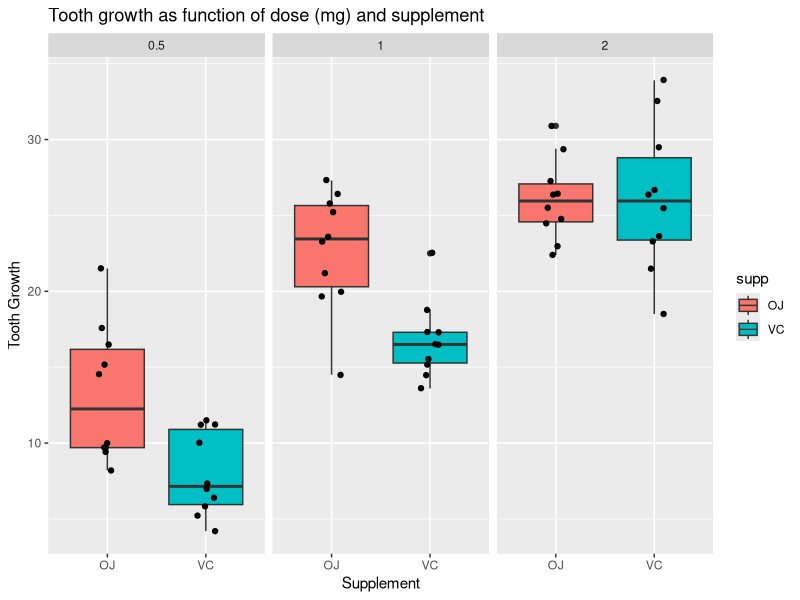

The R source for this figure:
## ---- chunk 1
data(ToothGrowth)
dim(ToothGrowth)
head(ToothGrowth)
## ---- chunk 2
summary(ToothGrowth)
## ---- chunk 3
table(ToothGrowth[,2:3])
## ---- chunk 4
library(ggplot2)

g <-  ggplot(ToothGrowth, aes(supp, len)) +
        geom_boxplot(aes(fill = supp)) + geom_jitter(width = 0.1) +
        facet_wrap(~ dose, nrow = 1, ncol = 3) +
        labs(title = "Tooth growth as function of dose (mg) and supplement") +
        labs(x = "Supplement", y ="Tooth Growth")
g
## ---- chunk 5
GROWTHOJHALF <- ToothGrowth$len[(ToothGrowth$supp=="OJ" & ToothGrowth$dose==0.5)]
GROWTHVCHALF <- ToothGrowth$len[(ToothGrowth$supp=="VC" & ToothGrowth$dose==0.5)]
GROWTHOJONE <- ToothGrowth$len[(ToothGrowth$supp=="OJ" & ToothGrowth$dose==1)]
GROWTHVCONE <- ToothGrowth$len[(ToothGrowth$supp=="VC" & ToothGrowth$dose==1)]
GROWTHOJTWO <- ToothGrowth$len[(ToothGrowth$supp=="OJ" & ToothGrowth$dose==2)]
GROWTHVCTWO <- ToothGrowth$len[(ToothGrowth$supp=="VC" & ToothGrowth$dose==2)]
## ---- chunk 6
t.test(GROWTHOJHALF, GROWTHVCHALF, alternative = "two.sided", mu=0, paired=FALSE, var.equal=FALSE, conf.level=0.95)
## ---- chunk 7
t.test(GROWTHOJONE, GROWTHVCONE, alternative = "two.sided", mu=0, paired=FALSE, var.equal=FALSE, conf.level=0.95)
## ---- chunk 8
t.test(GROWTHOJTWO, GROWTHVCTWO, alternative = "two.sided", mu=0, paired=FALSE, var.equal=FALSE, conf.level=0.95)
